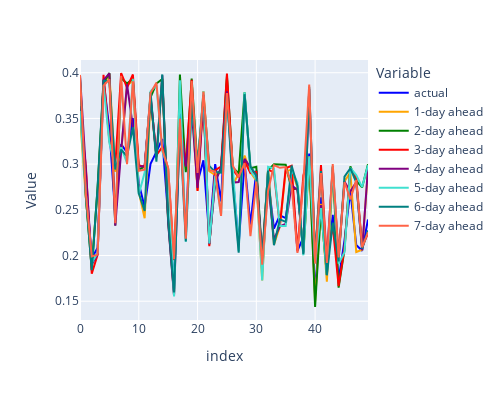

The code cell stored with this chart in its notebook:
### Code cell
eadata_1_reset = eaload_7.head(50).reset_index()
colors = ["blue", "orange", "green", "red", "purple", "turquoise", "teal", "tomato"]

# Melting esload_1 to long format
eadata_1_long = eadata_1_reset.melt(
    id_vars=["index"], var_name="Variable", value_name="Value"
)

# Now, plotting using the long format DataFrame
fig = px.line(
    eadata_1_long,
    x="index",
    y="Value",
    color="Variable",
    color_discrete_sequence=colors,
)
fig.update_traces(line=dict(width=2), mode="lines")
fig.update_layout(
    height=400,
    width=500,
)

fig.show()

### Figure 1 — Plotly figure (JSON) as saved in the notebook; plotly's stock layout.template omitted (floating-point values rounded to 4 significant figures)
{"data": [{"hovertemplate": "Variable=actual<br>index=%{x}<br>Value=%{y}<extra></extra>", "legendgroup": "actual", "line": {"color": "blue", "dash": "solid", "width": 2}, "marker": {"symbol": "circle"}, "mode": "lines", "name": "actual", "orientation": "v", "showlegend": true, "type": "scatter", "x": [0, 1, 2, 3, 4, 5, 6, 7, 8, 9, 10, 11, 12, 13, 14, 15, 16, 17, 18, 19, 20, 21, 22, 23, 24, 25, 26, 27, 28, 29, 30, 31, 32, 33, 34, 35, 36, 37, 38, 39, 40, 41, 42, 43, 44, 45, 46, 47, 48, 49], "xaxis": "x", "y": [0.3635, 0.2755, 0.197, 0.2087, 0.3918, 0.3386, 0.2435, 0.3219, 0.3127, 0.3503, 0.2791, 0.2528, 0.3004, 0.3134, 0.3275, 0.2431, 0.1685, 0.3553, 0.2235, 0.3797, 0.2801, 0.3041, 0.2202, 0.2999, 0.2591, 0.3885, 0.286, 0.2122, 0.3022, 0.2337, 0.2929, 0.1823, 0.2831, 0.2294, 0.244, 0.241, 0.2861, 0.2055, 0.2194, 0.3115, 0.1562, 0.2637, 0.1858, 0.2446, 0.1736, 0.2167, 0.2709, 0.2116, 0.2053, 0.2393], "yaxis": "y"}, {"hovertemplate": "Variable=1-day ahead<br>index=%{x}<br>Value=%{y}<extra></extra>", "legendgroup": "1-day ahead", "line": {"color": "orange", "dash": "solid", "width": 2}, "marker": {"symbol": "circle"}, "mode": "lines", "name": "1-day ahead", "orientation": "v", "showlegend": true, "type": "scatter", "x": [0, 1, 2, 3, 4, 5, 6, 7, 8, 9, 10, 11, 12, 13, 14, 15, 16, 17, 18, 19, 20, 21, 22, 23, 24, 25, 26, 27, 28, 29, 30, 31, 32, 33, 34, 35, 36, 37, 38, 39, 40, 41, 42, 43, 44, 45, 46, 47, 48, 49], "xaxis": "x", "y": [0.3515, 0.2627, 0.1904, 0.2715, 0.3866, 0.3984, 0.2916, 0.3125, 0.387, 0.3906, 0.2697, 0.2407, 0.3703, 0.3091, 0.394, 0.2382, 0.1983, 0.3465, 0.2928, 0.3651, 0.271, 0.38, 0.2922, 0.2881, 0.2932, 0.3934, 0.2774, 0.2897, 0.3094, 0.2911, 0.282, 0.1726, 0.2951, 0.212, 0.2316, 0.2921, 0.294, 0.2744, 0.203, 0.3039, 0.1494, 0.2565, 0.1713, 0.2902, 0.1995, 0.2811, 0.2911, 0.2038, 0.2063, 0.2939], "yaxis": "y"}, {"hovertemplate": "Variable=2-day ahead<br>index=%{x}<br>Value=%{y}<extra></extra>", "legendgroup": "2-day ahead", "line": {"color": "green", "dash": "solid", "width": 2}, "marker": {"symbol": "circle"}, "mode": "lines", "name": "2-day ahead", "orientation": "v", "showlegend": true, "type": "scatter", "x": [0, 1, 2, 3, 4, 5, 6, 7, 8, 9, 10, 11, 12, 13, 14, 15, 16, 17, 18, 19, 20, 21, 22, 23, 24, 25, 26, 27, 28, 29, 30, 31, 32, 33, 34, 35, 36, 37, 38, 39, 40, 41, 42, 43, 44, 45, 46, 47, 48, 49], "xaxis": "x", "y": [0.3929, 0.2641, 0.1839, 0.2745, 0.3887, 0.3997, 0.233, 0.3939, 0.3882, 0.3934, 0.294, 0.2972, 0.3731, 0.3882, 0.393, 0.2374, 0.1575, 0.3981, 0.291, 0.3935, 0.2986, 0.3703, 0.2121, 0.2831, 0.2953, 0.396, 0.2964, 0.2899, 0.3785, 0.2955, 0.297, 0.1977, 0.2933, 0.3, 0.2997, 0.2994, 0.2724, 0.2733, 0.2043, 0.3088, 0.1437, 0.2512, 0.1787, 0.2976, 0.1648, 0.2065, 0.2976, 0.2819, 0.2745, 0.2999], "yaxis": "y"}, {"hovertemplate": "Variable=3-day ahead<br>index=%{x}<br>Value=%{y}<extra></extra>", "legendgroup": "3-day ahead", "line": {"color": "red", "dash": "solid", "width": 2}, "marker": {"symbol": "circle"}, "mode": "lines", "name": "3-day ahead", "orientation": "v", "showlegend": true, "type": "scatter", "x": [0, 1, 2, 3, 4, 5, 6, 7, 8, 9, 10, 11, 12, 13, 14, 15, 16, 17, 18, 19, 20, 21, 22, 23, 24, 25, 26, 27, 28, 29, 30, 31, 32, 33, 34, 35, 36, 37, 38, 39, 40, 41, 42, 43, 44, 45, 46, 47, 48, 49], "xaxis": "x", "y": [0.3564, 0.2973, 0.1801, 0.201, 0.3978, 0.3253, 0.2986, 0.3997, 0.3836, 0.398, 0.2988, 0.2969, 0.3737, 0.3099, 0.3187, 0.2947, 0.1948, 0.3464, 0.2996, 0.3921, 0.2708, 0.3705, 0.2102, 0.2935, 0.2973, 0.3992, 0.2937, 0.2859, 0.3033, 0.2902, 0.2915, 0.1918, 0.2939, 0.2909, 0.2326, 0.2955, 0.2982, 0.2045, 0.2875, 0.3086, 0.1956, 0.299, 0.1944, 0.2331, 0.1666, 0.2085, 0.2946, 0.2853, 0.209, 0.2246], "yaxis": "y"}, {"hovertemplate": "Variable=4-day ahead<br>index=%{x}<br>Value=%{y}<extra></extra>", "legendgroup": "4-day ahead", "line": {"color": "purple", "dash": "solid", "width": 2}, "marker": {"symbol": "circle"}, "mode": "lines", "name": "4-day ahead", "orientation": "v", "showlegend": true, "type": "scatter", "x": [0, 1, 2, 3, 4, 5, 6, 7, 8, 9, 10, 11, 12, 13, 14, 15, 16, 17, 18, 19, 20, 21, 22, 23, 24, 25, 26, 27, 28, 29, 30, 31, 32, 33, 34, 35, 36, 37, 38, 39, 40, 41, 42, 43, 44, 45, 46, 47, 48, 49], "xaxis": "x", "y": [0.3972, 0.2975, 0.1904, 0.2015, 0.392, 0.3993, 0.2327, 0.314, 0.3874, 0.3408, 0.2973, 0.2979, 0.3755, 0.3077, 0.3972, 0.2356, 0.1558, 0.3442, 0.2974, 0.3601, 0.2739, 0.3763, 0.2127, 0.2803, 0.2959, 0.3796, 0.2798, 0.2804, 0.3057, 0.2967, 0.2877, 0.1974, 0.2797, 0.2173, 0.2319, 0.2345, 0.277, 0.2716, 0.2028, 0.3825, 0.1927, 0.2551, 0.1981, 0.2963, 0.1989, 0.2811, 0.2699, 0.2803, 0.2057, 0.2962], "yaxis": "y"}, {"hovertemplate": "Variable=5-day ahead<br>index=%{x}<br>Value=%{y}<extra></extra>", "legendgroup": "5-day ahead", "line": {"color": "turquoise", "dash": "solid", "width": 2}, "marker": {"symbol": "circle"}, "mode": "lines", "name": "5-day ahead", "orientation": "v", "showlegend": true, "type": "scatter", "x": [0, 1, 2, 3, 4, 5, 6, 7, 8, 9, 10, 11, 12, 13, 14, 15, 16, 17, 18, 19, 20, 21, 22, 23, 24, 25, 26, 27, 28, 29, 30, 31, 32, 33, 34, 35, 36, 37, 38, 39, 40, 41, 42, 43, 44, 45, 46, 47, 48, 49], "xaxis": "x", "y": [0.3582, 0.2681, 0.1918, 0.2031, 0.3871, 0.323, 0.2968, 0.3184, 0.3013, 0.3934, 0.2669, 0.2908, 0.3794, 0.3864, 0.3144, 0.2949, 0.1552, 0.3919, 0.2152, 0.368, 0.2964, 0.3797, 0.2132, 0.2872, 0.2449, 0.3701, 0.2958, 0.2047, 0.3785, 0.2928, 0.2834, 0.1726, 0.2971, 0.2952, 0.2323, 0.2322, 0.2943, 0.2797, 0.2002, 0.3085, 0.1917, 0.2519, 0.1788, 0.2967, 0.1911, 0.2036, 0.2958, 0.2881, 0.2749, 0.2989], "yaxis": "y"}, {"hovertemplate": "Variable=6-day ahead<br>index=%{x}<br>Value=%{y}<extra></extra>", "legendgroup": "6-day ahead", "line": {"color": "teal", "dash": "solid", "width": 2}, "marker": {"symbol": "circle"}, "mode": "lines", "name": "6-day ahead", "orientation": "v", "showlegend": true, "type": "scatter", "x": [0, 1, 2, 3, 4, 5, 6, 7, 8, 9, 10, 11, 12, 13, 14, 15, 16, 17, 18, 19, 20, 21, 22, 23, 24, 25, 26, 27, 28, 29, 30, 31, 32, 33, 34, 35, 36, 37, 38, 39, 40, 41, 42, 43, 44, 45, 46, 47, 48, 49], "xaxis": "x", "y": [0.3949, 0.2645, 0.184, 0.2756, 0.3912, 0.3911, 0.2943, 0.3159, 0.3086, 0.3403, 0.2682, 0.2487, 0.3788, 0.3027, 0.3981, 0.2394, 0.1597, 0.3408, 0.2154, 0.3682, 0.2987, 0.3756, 0.2981, 0.2913, 0.2906, 0.3762, 0.2751, 0.2031, 0.3765, 0.2972, 0.2876, 0.1965, 0.293, 0.2113, 0.2395, 0.2368, 0.2984, 0.2759, 0.2015, 0.3846, 0.1992, 0.2924, 0.1783, 0.2361, 0.1936, 0.2862, 0.2954, 0.28, 0.2074, 0.2275], "yaxis": "y"}, {"hovertemplate": "Variable=7-day ahead<br>index=%{x}<br>Value=%{y}<extra></extra>", "legendgroup": "7-day ahead", "line": {"color": "tomato", "dash": "solid", "width": 2}, "marker": {"symbol": "circle"}, "mode": "lines", "name": "7-day ahead", "orientation": "v", "showlegend": true, "type": "scatter", "x": [0, 1, 2, 3, 4, 5, 6, 7, 8, 9, 10, 11, 12, 13, 14, 15, 16, 17, 18, 19, 20, 21, 22, 23, 24, 25, 26, 27, 28, 29, 30, 31, 32, 33, 34, 35, 36, 37, 38, 39, 40, 41, 42, 43, 44, 45, 46, 47, 48, 49], "xaxis": "x", "y": [0.3976, 0.2675, 0.199, 0.201, 0.3858, 0.3928, 0.2353, 0.3967, 0.3, 0.3905, 0.2926, 0.2939, 0.3778, 0.3891, 0.3158, 0.2958, 0.1961, 0.3497, 0.2184, 0.391, 0.2904, 0.3791, 0.2934, 0.2918, 0.2434, 0.3777, 0.2981, 0.2857, 0.301, 0.2211, 0.2808, 0.19, 0.2706, 0.2989, 0.2959, 0.2968, 0.2772, 0.2029, 0.2805, 0.3871, 0.1912, 0.2902, 0.192, 0.3, 0.198, 0.2804, 0.2614, 0.2825, 0.209, 0.2255], "yaxis": "y"}], "layout": {"height": 400, "legend": {"title": {"text": "Variable"}, "tracegroupgap": 0}, "margin": {"t": 60}, "width": 500, "xaxis": {"anchor": "y", "domain": [0, 1], "title": {"text": "index"}}, "yaxis": {"anchor": "x", "domain": [0, 1], "title": {"text": "Value"}}}}
